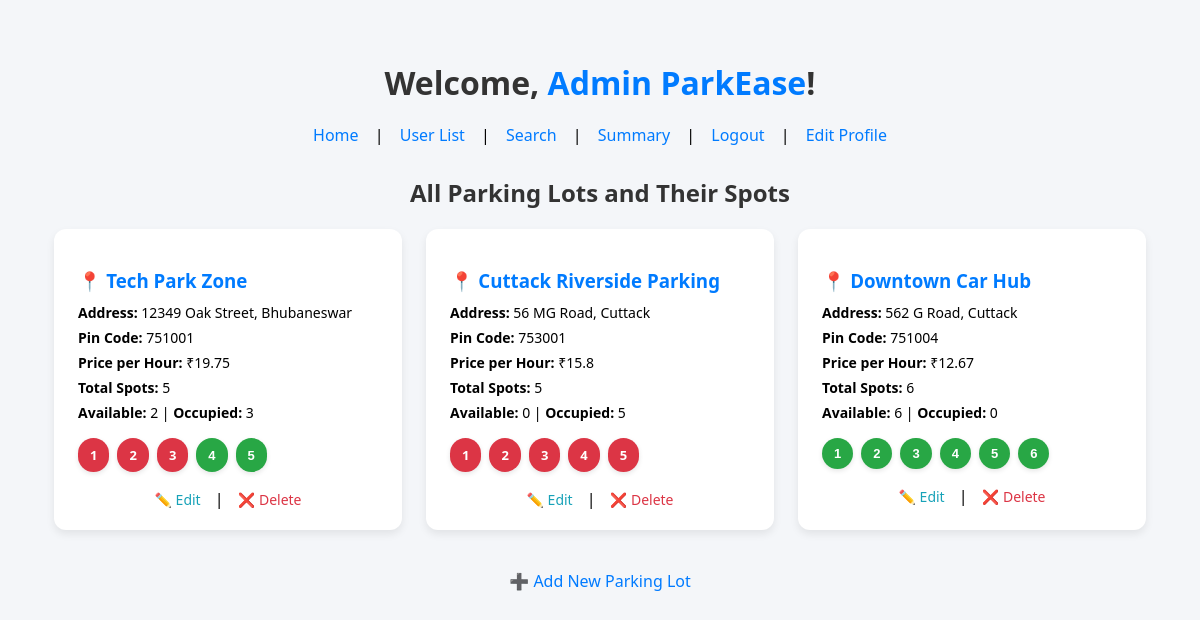
Screenshot of /superUserdashboard/1 with the database file from the repository.
### app.py (models this page shows)
class User(db.Model):
    __tablename__ = 'user_details'
    uid = db.Column(db.Integer, primary_key=True, autoincrement=True)
    username = db.Column(db.String, unique=True, nullable=False)
    password = db.Column(db.String, nullable=False)
    name = db.Column(db.String, nullable=False)
    phone = db.Column(db.String(10), nullable=False, unique=True)
    address = db.Column(db.String(255), nullable=False, unique=True)
    pincode = db.Column(db.String(6), nullable=False)
    is_superUser = db.Column(db.Boolean, default=False)

class ParkingLot(db.Model):
    __tablename__ = 'parking_lot'
    pl_id = db.Column(db.Integer, primary_key=True, autoincrement=True)
    lot_name = db.Column(db.String(100), nullable=False, unique=True)
    address = db.Column(db.String(200), nullable=False, unique=True)
    pin_code = db.Column(db.String(10), nullable=False)
    price_per_hour = db.Column(db.Float, nullable=False)
    max_spots = db.Column(db.Integer, nullable=False)
    user_id = db.Column(db.Integer, db.ForeignKey('user_details.uid'), nullable=False)
    user = db.relationship('User', backref='parking_lot')

class ParkingSpot(db.Model):
    __tablename__ = 'parking_spot'
    ps_id = db.Column(db.Integer, primary_key=True, autoincrement=True)
    lot_id = db.Column(db.Integer, db.ForeignKey('parking_lot.pl_id'), nullable=False)
    parking_lot = db.relationship('ParkingLot', backref='parking_spot')
    status = db.Column(db.String(1), nullable=False, default='A')  # A = Available, O = Occupied
    spot_number = db.Column(db.Integer, nullable=False)

### app.py (the view)
@app.route('/superUserdashboard/<uid>', methods=['GET', 'POST'])
def superUserdashboard(uid):
    if request.method == 'GET':
        user = User.query.filter_by(uid=int(uid)).first()
        if not user:
            flash("❌ User not found.")
            return redirect('/')
        if not user.is_superUser:
            flash("⚠️ Access Denied: Only superusers can access this page.")
            return redirect(f"/userdashboard/{uid}")
        lots = ParkingLot.query.all()
        parking_spots = ParkingSpot.query.all()
        for lot in lots:
            lot_spots = [spot for spot in parking_spots if spot.lot_id == lot.pl_id]
            lot.occupied_spots = sum(1 for spot in lot_spots if spot.status == 'O')
            lot.available_spots = sum(1 for spot in lot_spots if spot.status == 'A')
        return render_template('superUserdashboard.html', user=user, parking_lots=lots, parking_spots=parking_spots)

### templates/superUserdashboard.html (shortened to what this page needs)
<!DOCTYPE html>
<html lang="en">
<head>
</head>
<body>
    <h1>Welcome, <span>{{ user.name }}</span>!</h1>
    <nav>
        <a href="/superUserdashboard/{{ user.uid }}">Home</a> |
        <a href="/allusers/{{ user.uid }}">User List</a> |
        <a href="/superUsersearch/{{ user.uid }}">Search</a> |
        <a href="/superUsersummary/{{ user.uid }}">Summary</a> |
        <a href="/">Logout</a> |
        <a href="/editprofile/{{ user.uid }}">Edit Profile</a>
    </nav>
    <h2>All Parking Lots and Their Spots</h2>
    <div class="lots-container">
        {% for lot in parking_lots %}
            <div class="lot-card">
                <h3>📍 {{ lot.lot_name }}</h3>
                <p><b>Address:</b> {{ lot.address }}</p>
                <p><b>Pin Code:</b> {{ lot.pin_code }}</p>
                <p><b>Price per Hour:</b> ₹{{ lot.price_per_hour }}</p>
                <p><b>Total Spots:</b> {{ lot.max_spots }}</p>
                <p><b>Available:</b> {{ lot.available_spots }} |
                   <b>Occupied:</b> {{ lot.occupied_spots }}</p>
                <div class="spots-container">
                    {% for spot in parking_spots %}
                        {% if spot.lot_id == lot.pl_id %}
                            {% if spot.status == 'A' %}
                                <button class="spot-button available">{{ spot.spot_number }}</button>
                            {% else %}
                                <a href="/spotdetails/{{ spot.ps_id }}" class="spot-button occupied">{{ spot.spot_number }}</a>
                            {% endif %}
                        {% endif %}
                    {% endfor %}
                </div>
                <div class="lot-actions">
                    <a href="/editparkinglot/{{ lot.pl_id }}" class="edit">✏️ Edit</a> |
                    <a href="/deleteparkinglot/{{ lot.pl_id }}" class="delete">❌ Delete</a>
                </div>
            </div>
        {% endfor %}
    </div>
    <div class="add-lot">
        <a href="/addlot">➕ Add New Parking Lot</a>
    </div>
</body>
</html>

### templates/superUserdashboard.html (style rules this page uses)
body { font-family: 'Segoe UI', Tahoma, Geneva, Verdana, sans-serif; background-color: #f4f6f9; margin: 0; padding: 40px 20px; }
h1, h2 { text-align: center; margin-bottom: 20px; color: #333; }
h1 span { color: #007BFF; }
nav { text-align: center; margin-bottom: 30px; }
nav a { margin: 0 12px; color: #007BFF; text-decoration: none; font-weight: 500; }
.lots-container { display: flex; flex-wrap: wrap; justify-content: center; gap: 24px; }
.lot-card { background-color: #fff; width: 30%; min-width: 300px; border-radius: 12px; box-shadow: 0 4px 8px rgba(0,0,0,0.08); padding: 20px 24px; box-sizing: border-box; transition: transform 0.2s; }
.lot-card h3 { color: #007BFF; margin-bottom: 10px; }
.lot-card p { margin: 6px 0; font-size: 14px; }
.spots-container { display: flex; flex-wrap: wrap; gap: 8px; margin: 16px 0; }
.spot-button { padding: 8px 12px; border: none; border-radius: 20px; font-size: 13px; font-weight: bold; cursor: default; box-shadow: 0 2px 5px rgba(0,0,0,0.1); }
.available { background-color: #28a745; color: white; }
.occupied { background-color: #dc3545; color: white; text-decoration: none; display: inline-block; }
.lot-actions { text-align: center; margin-top: 12px; }
.lot-actions a { margin: 0 10px; font-size: 14px; font-weight: 500; text-decoration: none; }
.edit { color: #17a2b8; }
.delete { color: #dc3545; }
.add-lot { text-align: center; margin-top: 40px; }
.add-lot a { color: #007BFF; font-size: 16px; text-decoration: none; font-weight: 500; }

### rows the page displays
User: name "Admin ParkEase"
ParkingLot: lot_name "Tech Park Zone", address "12349 Oak Street, Bhubaneswar", pin_code "751001", price_per_hour "19.75", max_spots "5", available_spots "2", occupied_spots "3"
ParkingSpot: spot_number "1"
ParkingSpot: spot_number "2"
ParkingSpot: spot_number "3"
ParkingSpot: spot_number "4"
ParkingSpot: spot_number "5"
ParkingLot: lot_name "Cuttack Riverside Parking", address "56 MG Road, Cuttack", pin_code "753001", price_per_hour "15.8", max_spots "5", available_spots "0", occupied_spots "5"
ParkingSpot: spot_number "1"
ParkingSpot: spot_number "2"
ParkingSpot: spot_number "3"
ParkingSpot: spot_number "4"
ParkingSpot: spot_number "5"
ParkingLot: lot_name "Downtown Car Hub", address "562 G Road, Cuttack", pin_code "751004", price_per_hour "12.67", max_spots "6", available_spots "6", occupied_spots "0"
ParkingSpot: spot_number "1"
ParkingSpot: spot_number "2"
ParkingSpot: spot_number "3"
ParkingSpot: spot_number "4"
ParkingSpot: spot_number "5"
ParkingSpot: spot_number "6"
